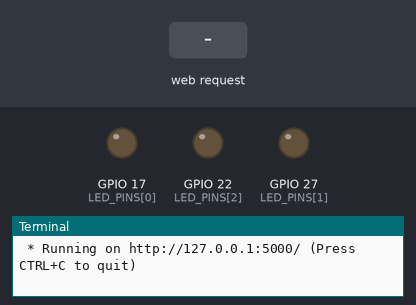
The program below on a simulated Raspberry Pi (BCM pin numbers). Shown: output pins drawn as LEDs (lit = HIGH), the last lines printed to the terminal. The test bench sets the inputs (shaded band). A web server runs the application; the clock reads 2024-03-15 10:24:30 at power-on unless the program sets it.

Above: at 1.2 s.
1.3 s: HTTP request for /led/17/state/1 received
At 2.5 s:
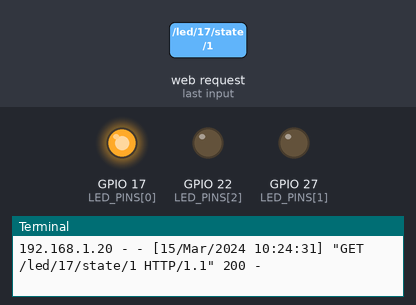
2.8 s: HTTP request for /led/22/state/1 received
At 3.6 s:
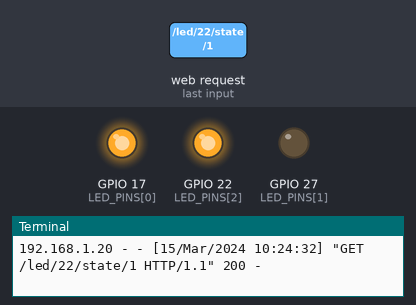
4.3 s: HTTP request for /led/17/state/0 received
At 4.7 s:
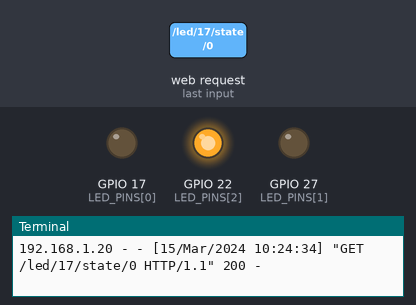
5.8 s: HTTP request for /led/22/state/0 received
At 7.1 s:
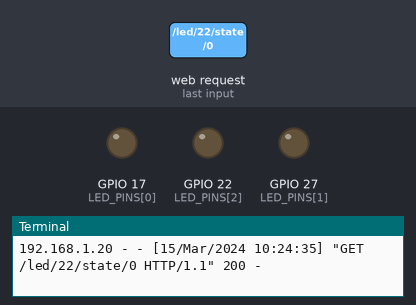
Timing chart, 0 to 8.3 s (numbered marks = the images above; inputs shaded):
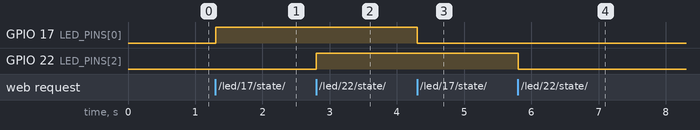

Measured:
- after the input at 1.3 s, GPIO 17 (LED_PINS[0]): LOW → HIGH at once
- after the input at 2.8 s, GPIO 22 (LED_PINS[2]): LOW → HIGH at once
- after the input at 4.3 s, GPIO 17 (LED_PINS[0]): HIGH → LOW at once
- after the input at 5.8 s, GPIO 22 (LED_PINS[2]): HIGH → LOW at once

The program:

views.py
```python
from flask import Blueprint, render_template
import RPi.GPIO as GPIO

views = Blueprint(__name__, "views")

BUTTON_PIN = 26
LED_PINS = [17, 27, 22]
# initializes GPIO
GPIO.setmode(GPIO.BCM)
GPIO.setup(BUTTON_PIN, GPIO.IN)

for x in LED_PINS:
    GPIO.setup(x, GPIO.OUT)
    GPIO.output(x, GPIO.LOW)

@views.route("/")
def home():
    return render_template("index.html")
@views.route("/push-button")
def check_push_button_state():
    if GPIO.input(BUTTON_PIN) == GPIO.HIGH:
        pressed = "True"
    else:
        pressed = "False"
    return render_template("push_button.html", state=pressed)

@views.route("/led/<int:led_pin>/state/<int:led_state>")
def change_led_state(led_pin, led_state):
    if not(led_pin in LED_PINS):
        result = "Not valid pin"
    if led_state == 1:
        GPIO.output(led_pin, GPIO.HIGH)
        result = "successfully powered on"
    elif led_state == 0:
        GPIO.output(led_pin, GPIO.LOW)
        result = "successfully powered off"
    else:
        result = "invalid state change"
    return render_template("change_led_state.html", result=result, led_pin=led_pin, led_state=led_state)
```
